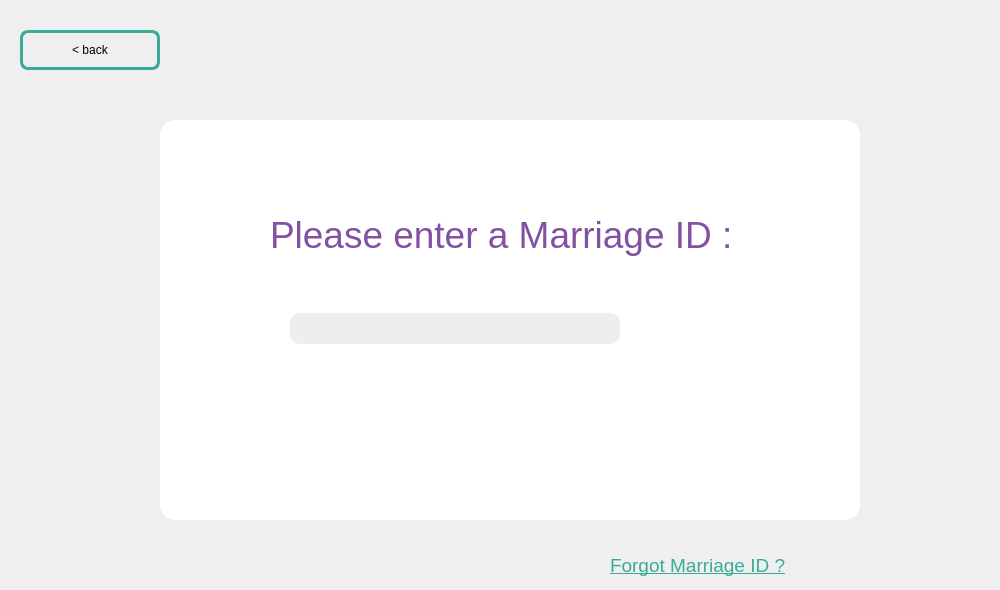
    <widget class="QWidget" name="search_guest_list_2">
     <widget class="QLabel" name="label_17">
      <property name="geometry">
       <rect>
        <x>610</x>
        <y>550</y>
        <width>201</width>
        <height>31</height>
       </rect>
      </property>
      <property name="font">
       <font>
        <pointsize>14</pointsize>
        <weight>50</weight>
        <bold>false</bold>
        <underline>true</underline>
       </font>
      </property>
      <property name="styleSheet">
       <string notr="true"/>
      </property>
      <property name="text">
       <string>&lt;html&gt;&lt;head/&gt;&lt;body&gt;&lt;p&gt;&lt;span style=&quot; color:#3caa99;&quot;&gt;Forgot Marriage ID ?&lt;/span&gt;&lt;/p&gt;&lt;/body&gt;&lt;/html&gt;</string>
      </property>
     </widget>
     <widget class="QPushButton" name="marriage_list_2">
      <property name="geometry">
       <rect>
        <x>800</x>
        <y>550</y>
        <width>191</width>
        <height>31</height>
       </rect>
      </property>
      <property name="styleSheet">
       <string notr="true">#marriage_list_2 {
background-color: transparent;
border-image: url(:marriage_list.png);
background: none;
border: none;
background-repeat: none;
}
#marriage_list_2:pressed
{
   border-image: url(:marriage_list.png);
}</string>
      </property>
      <property name="text">
       <string/>
      </property>
     </widget>
     <widget class="QGroupBox" name="groupBox_5">
      <property name="geometry">
       <rect>
        <x>160</x>
        <y>120</y>
        <width>700</width>
        <height>400</height>
       </rect>
      </property>
      <property name="styleSheet">
       <string notr="true">QGroupBox{
	border: 2px solid rgb(255,255,255);
	border-radius: 15px;
	background-color: #FFF;
}



</string>
      </property>
      <property name="title">
       <string/>
      </property>
      <widget class="QPushButton" name="search_guest_list">
       <property name="geometry">
        <rect>
         <x>489</x>
         <y>190</y>
         <width>41</width>
         <height>31</height>
        </rect>
       </property>
       <property name="styleSheet">
        <string notr="true">#search_guest_list {
background-color: transparent;
border-image: url(:searchguest.png);
background: none;
border: none;
background-repeat: none;
}
#search_guest_list:pressed
{
   border-image: url(:searchguest.png);
}</string>
       </property>
       <property name="text">
        <string/>
       </property>
      </widget>
      <widget class="QLineEdit" name="mariage_id_3">
       <property name="geometry">
        <rect>
         <x>130</x>
         <y>193</y>
         <width>330</width>
         <height>31</height>
        </rect>
       </property>
       <property name="font">
        <font>
         <pointsize>15</pointsize>
        </font>
       </property>
       <property name="toolTip">
        <string>&lt;html&gt;&lt;head/&gt;&lt;body&gt;&lt;p&gt;&lt;span style=&quot; color:#55ff00;&quot;&gt;Marriage ID &lt;/span&gt;&lt;/p&gt;&lt;/body&gt;&lt;/html&gt;</string>
       </property>
       <property name="styleSheet">
        <string notr="true">QLineEdit{
	border-radius: 10px;
	background-color: rgb(238,238,238);
	padding-left: 110px;
	color :  rgb(60,170,153); 
}

QLineEdit:focused{
	border: 2px solid rgb(60,170,153);
}</string>
       </property>
       <property name="text">
        <string/>
       </property>
      </widget>
      <widget class="QLabel" name="label_16">
       <property name="geometry">
        <rect>
         <x>110</x>
         <y>70</y>
         <width>480</width>
         <height>91</height>
        </rect>
       </property>
       <property name="font">
        <font>
         <pointsize>28</pointsize>
         <weight>50</weight>
         <bold>false</bold>
         <underline>false</underline>
        </font>
       </property>
       <property name="text">
        <string>&lt;html&gt;&lt;head/&gt;&lt;body&gt;&lt;p&gt;&lt;span style=&quot; color:#8351a1;&quot;&gt;Please enter a Marriage ID :&lt;/span&gt;&lt;/p&gt;&lt;/body&gt;&lt;/html&gt;</string>
       </property>
      </widget>
     </widget>
     <widget class="QPushButton" name="pushButton_5">
      <property name="geometry">
       <rect>
        <x>20</x>
        <y>30</y>
        <width>140</width>
        <height>40</height>
       </rect>
      </property>
      <property name="styleSheet">
       <string notr="true">QPushButton{
	border: 3px solid rgb(60,170,153);
	border-radius: 8px;


}

QPushButton:hover{
	border: 3px solid rgb(60,170,153);
}

QPushButton:focused{
	border: 3px solid rgb(60,170,153);
	color: #A0A0A0;
}</string>
      </property>
      <property name="text">
       <string>&lt; back</string>
      </property>
     </widget>
    </widget>
